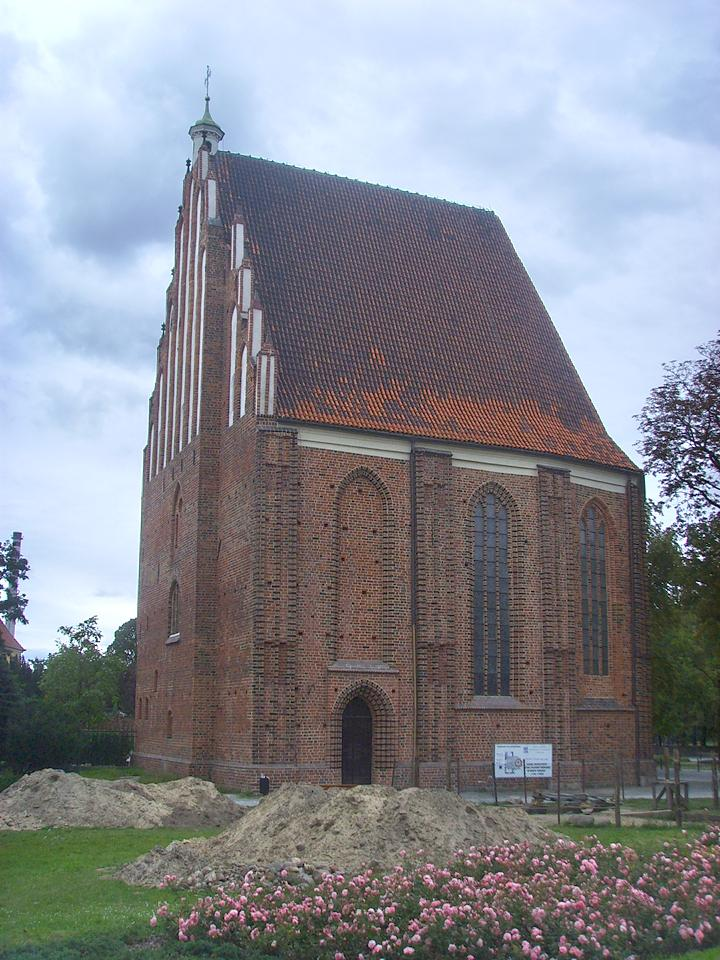
%> input picture results_01.jpg, 720 x 960 px
$ octave run_me.m   (GNU Octave 9; MATLAB toolbox functions it lacks are replaced by stand-ins)
%> lines starting %> are read from the running program, lines starting %| are printed output that depends on the picture; in (x1, y1, x2, y2) boxes, pixels count from 0 and x2, y2 are one past the last pixel; in counts of white or black regions, pixels touching at a corner belong together; the program's own positions count from 1
### findInitialControlPoints.m
function [ CX,CY ] = findInitialControlPoints( X,Y,edges,maxCPspace )

maxSpacing = min(maxCPspace,floor(numel(X)/8)); minSpacing = floor(maxSpacing*.6);

%% Find points with high curvature
% compute local curvature
curvature = zeros(numel(X)-4,1);
for i=11:numel(X)-10
    b1 = (X(i-2)/12)+(X(i-1)/6)-(X(i)/2)+(X(i+1)/6)+(X(i+2)/12);
    b2 = (Y(i-2)/12)+(Y(i-1)/6)-(Y(i)/2)+(Y(i+1)/6)+(Y(i+2)/12);
    c1 = ((X(i+1)-X(i-1))/3)+((X(i+2)-X(i-2))/12);
    c2 = ((Y(i+1)-Y(i-1))/3)+((Y(i+2)-Y(i-2))/12);
    curvature(i-2) = abs(2*((c1*b2-c2*b1)/(c1^2+c2^2)^1.5));
end

% displacement
displ = zeros(numel(X)-4,2);
for i=11:numel(X)-10
    displ(i-2,:) = [(X(i-2)/36)+(2*X(i-1)/9)-(X(i)/2)+(2*X(i+1)/9)+(X(i+2)/36)...
        (Y(i-2)/36)+(2*Y(i-1)/9)-(Y(i)/2)+(2*Y(i+1)/9)+(Y(i+2)/36)];
end

t = false(numel(X),1);
t(3:numel(X)-2) = sqrt(displ(:,1).^2+displ(:,2).^2)>=1.5 | curvature>=.8; %| ...

%% for a high-curvature point, find the point with the highest curvature in
% its neighbourhood, fill uniformly if curvature is low
CX = []; CY = [];
trials = [X(t) Y(t)];
curvs = curvature(t(3:numel(X)-2));

tp = [X(1) Y(1)];
if numel(X) > 50
    counter1 = 10; limit = 10;
else
    counter1 = 1; limit = 0;
end
while counter1 <= numel(X)-limit
    point = [X(counter1) Y(counter1)];
    if ~isempty(trials) && ismember(point,trials(1,:),'rows')
        tmp = trials(1,:);
        counter2 = 2;
        while counter2 <= size(trials,1)
            if pdist([trials(1,:);trials(counter2,:)]) <= maxSpacing
                tmp(end+1,:) = trials(counter2,:);
                counter2 = counter2 + 1;
            else
                break;
            end
        end
        [~,M] = max(curvs(1:counter2-1));
        if ~isempty(CX) && pdist([trials(M,:);CX(end) CY(end)]) < minSpacing
            CX(end) = []; CY(end) = [];
        end
        CX(end+1) = trials(M,1); CY(end+1) = trials(M,2);
        [~,counter1] = ismember(trials(M,:),[X Y],'rows');
        tp = trials(M,:);
        trials(1:counter2-1,:) = [];
        curvs(1:counter2-1,:) = [];
    elseif pdist([tp;point]) > maxSpacing
        CX(end+1) = point(1); CY(end+1) = point(2);
        tp = [point(1) point(2)];
    end
    counter1 = counter1 + 1;
end

end

### find_normal_directions.m
function CP_normal = find_normal_directions(L,CP,seg,edges,orination_block_size,n_edges)
% find the normals control point  diraction is to the area with higher L val

%% avarage Luminance depends of segemtation area { L(n+1) is the background }
avgL=zeros(n_edges+1,1);
for i=1:n_edges+1
    avgL(i)=mean(L(seg==i-1));
end

Orientations = skeletonOrientation(edges,orination_block_size);
Onormal = Orientations+90;
CP_normal=cell(n_edges,1);
for  i=1:n_edges
    linearidx = sub2ind(size(Onormal),CP{i,2},CP{i,1});
    normal_direction=Onormal(linearidx);
    % change direction by 180 if from high to low
    linearidx = sub2ind(size(Onormal),CP{i,2}+ceil(10*sind(-normal_direction)),...
        CP{i,1}+ceil(10*cosd(-normal_direction)));
    label_1 = seg(linearidx)+1;
    linearidx = sub2ind(size(Onormal),CP{i,2}-ceil(10*sind(-normal_direction)),...
        CP{i,1}-ceil(10*cosd(-normal_direction)));
    label_2 = seg(linearidx)+1;
    normal_direction(avgL(label_1)<avgL(label_2))  = normal_direction(avgL(label_1)<avgL(label_2))+180;
    CP_normal{i} = normal_direction;
end

### skeletonOrientation.m
function [Orientations] = skeletonOrientation(skel,blksz)
% SKELETONORIENTATION Calculate the local orientation of a skeleton
%
%Inputs:
%  skel:  MxN binary skeleton image.
%
%  blksz: Size of block to look around for local orientation
%         Both elements must be odd and greater than or equal to three
%         blksz can be a 1x2 vector meaning [row x col] block size or 1x1
%               for square block
%         optional, defaults to [5 5]
%
%Outputs:
%  Orientation: image that is the size of skel with zeros outside of skel
%               and orientations elsewhere
%
%

%
% Copyright 2013 The MathWorks, Inc.
% SCd 9/25/2013
%

    %Error checking:
    assert(nargin==1||nargin==2,'One or two inputs expected');
    assert(islogical(skel),'skel should be logical');
    assert(ismatrix(skel),'skel should be a matrix');
    sz = size(skel);
    assert(isequal(sz,size(skel)),'Sizes of M and C expected to be equal');

    %Handling blksz
    if nargin == 1
        %Default
        blksz = [5 5];
    else
        %assertions
        assert(all(blksz>=3),'blksz elements must be greater than or equal to three');
        assert(all(mod(blksz,2)==1),'blksz elements expected to be odd');
        if isscalar(blksz)
            blksz = blksz([1,1]);
        else
            assert(isequal(size(blksz),[1 2]),'blksz is expected to be a variable of size [1x1] or [1x2]');
        end
    end

    %Find the skeleton pixels' index
    [row,col] = find(skel);
    npts      = numel(row);

    %Pad the array and offset the rows/cols so every local block fits
    padAmount = floor(blksz./2); %distance from center to edge of block
    skelPad   = padarray(skel,padAmount); %We need to pad so that image boundary pixels are contained in a block

    %Preallocate Orientations
    Orientations = zeros(sz);

    %Some parameters
    %-Bottom of block will be the same as center before pad
    %-Top will be bottom + block size - 1 (inclusive
    rowHigh = row+blksz(1)-1;
    colHigh = col+blksz(2)-1;
    center  = padAmount+1; %Center of small block

    %Now the engine, we will loop over the image, create each local block
    %of pixels that are touching the index of interest. Do a connected
    %components analysis, remove pixels not connected to the center pixel
    %and then calculate orientation.

    %Start the engine!
    for ii = 1:npts;
        %Extract small block
        block = skelPad(row(ii):rowHigh(ii),col(ii):colHigh(ii));

        %Label and calculate orientation
        Label = bwlabel(block);
        center_label = Label==Label(center(1),center(2)); %only label of center pixel
        rp    = regionprops(center_label,'Orientation');

        %Set orientation of the center pixel equal to the calculated one
        Orientations(row(ii),col(ii)) = rp.Orientation;
    end

end

### run_me.m
 close all
clear all

orgim=imread('results_01.jpg');
%> orgim is the input picture: size 960x720x3 uint8; mean R, G, B 135.2, 137.5, 145
[img_hight,img_width ] =size(orgim,1:2);
%> img_hight = 960; img_width = 720
BW1=imread('BWimg1.jpg')>128;
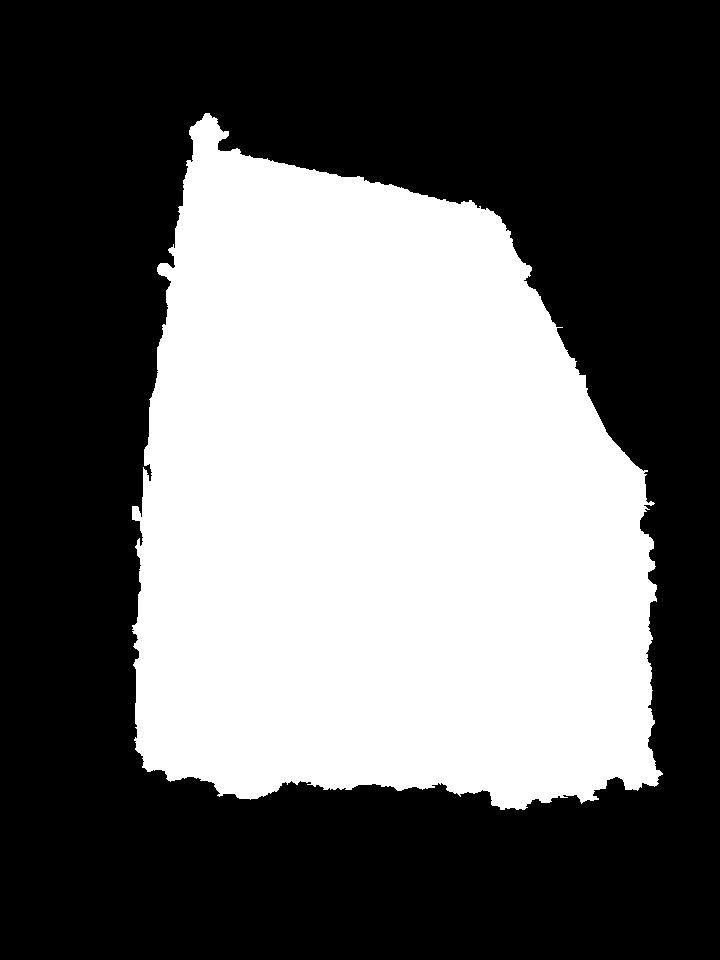
%> input picture BWimg1.jpg, 720 x 960 px
%> BW1: size 960x720 logical; 40.5% white; 1 white region, box (x1, y1, x2, y2) and area: (132, 113, 663, 810) 279997

% load('BW1')
im = double(orgim);

%% initial param
max_enhencment_length=50; %50
lambda=log(1+15); %log scale  1.2
sigma=1;%cornsweet 1
maxCPspace=1; % was 3
percent=0.5; %the percent of the maximum cornsweent effect depends on the max luminance around the CP 0.13
orination_block_size = 21; % 99

%% initail calculations
LAB_orig=rgb2lab(im);
%> LAB_orig: size 960x720x3 double; mean of channels 1, 2, 3 5602.1, 112, -295.4
LAB_new=LAB_orig;
log_L=log10(LAB_new(:,:,1)+1);
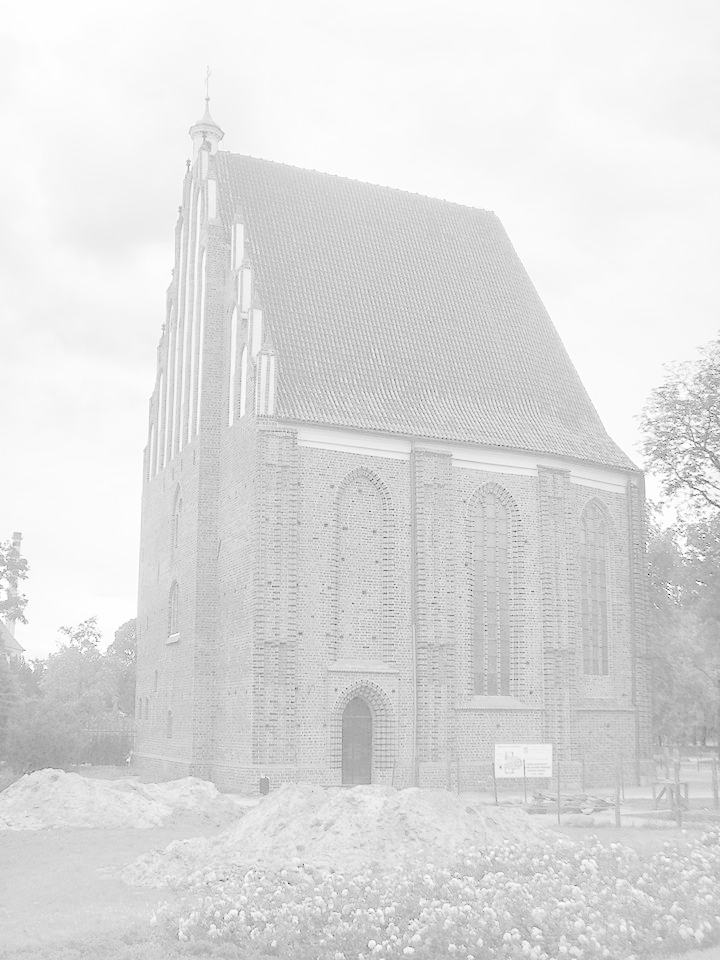
%> log_L: size 960x720 double; min 1.99, max 3.97, mean 3.71; drawn with min black and max white

seg=bwlabel(BW1);

%% find edges from seg map
edges=edge(BW1,'canny',0.3);
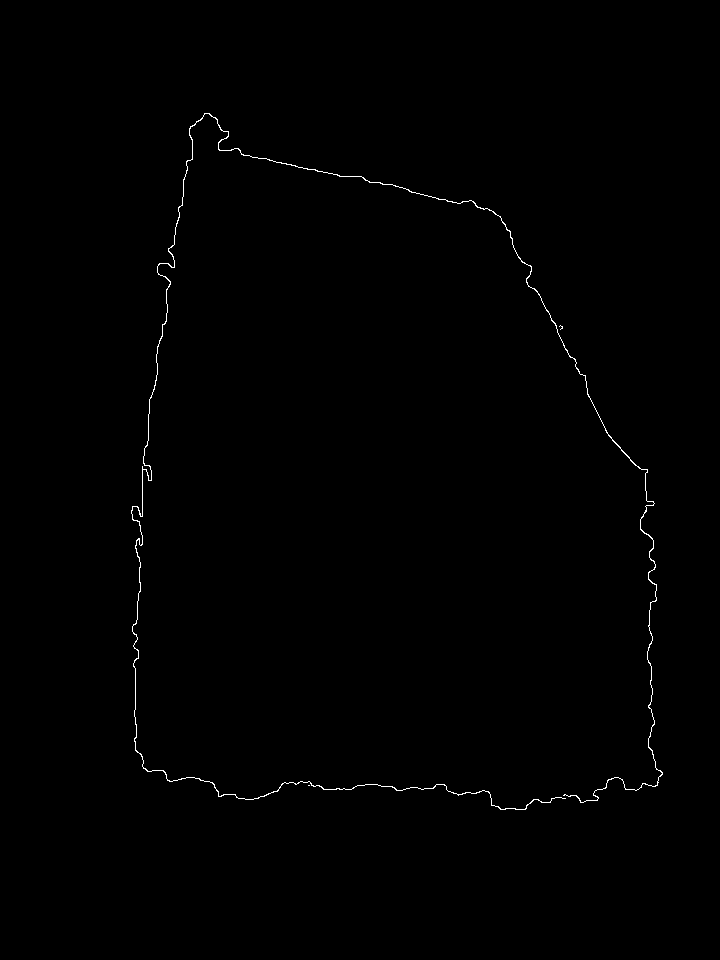
%> edges: size 960x720 logical; 0.39% white in thin lines or dots, all inside (x1, y1, x2, y2) = (131, 113, 663, 810)
nedges=bwlabel(edges);
%> nedges: size 960x720 double; 4 distinct labels, from 0 to 3
n_edges=max(nedges(:));
%> n_edges = 3
for i_edge=1:n_edges
    if sum(nedges(:)==i_edge)<50
        nedges(nedges==i_edge) = 0;
    end
end
%> this loop made 3 passes
n_edges=max(nedges(:));
%> n_edges = 1
CP=cell(n_edges,2); % X Y
%> CP = {[], []}
for  i_edge=1:n_edges
    [cur_y, cur_x]=find(nedges==i_edge);
    [CP{i_edge,1}, CP{i_edge,2}] = findInitialControlPoints( cur_x,cur_y,edges,maxCPspace );
end
%> this loop made 1 pass
%> (maxSpacing in findInitialControlPoints, minSpacing in findInitialControlPoints, limit in findInitialControlPoints) on pass 1: (1, 0, 10)
%> after the loop, CP = 2 items


%% find the normals control point  diraction is to the area with higher L val
CP_normal = find_normal_directions(log_L,CP,seg,edges,orination_block_size,n_edges);
%> the loop in find_normal_directions, `for i=1:n_edges+1` made 2 passes
%> after the loop in find_normal_directions, `for i=1:n_edges+1`: avgL = [3.79; 3.6]
%> in skeletonOrientation, `[row,col] = find(skel);`: row = 2693 values from 114 to 810; col = 2693 values from 132 to 663
%> in skeletonOrientation, `npts      = numel(row);`: npts = 2693
%> in skeletonOrientation, `skelPad   = padarray(skel,padAmount);`:
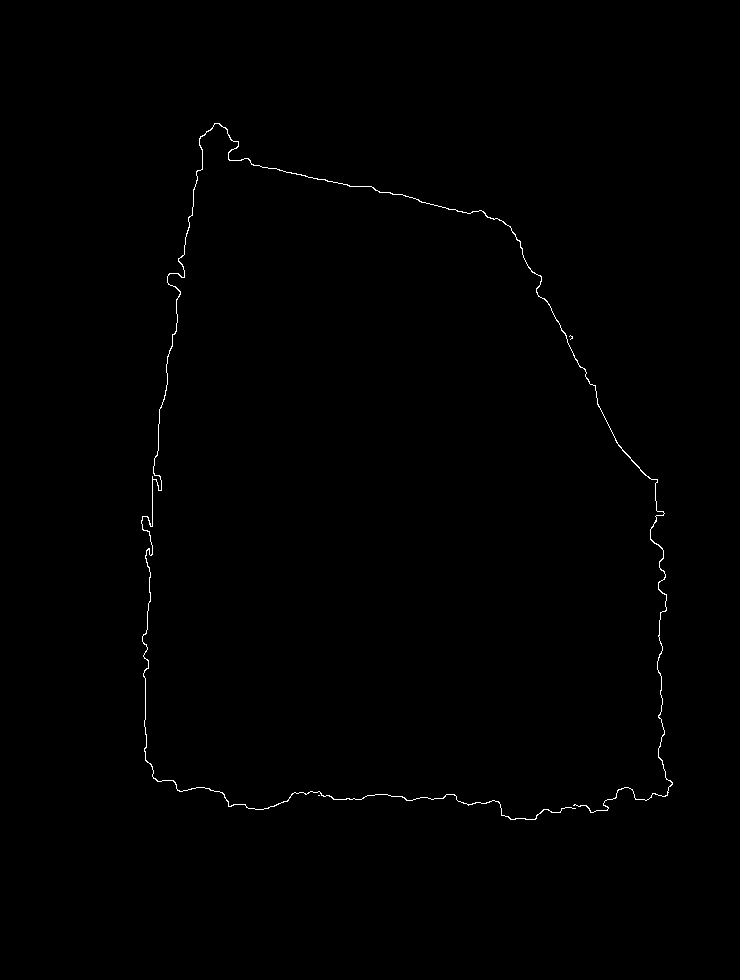
%> skelPad: size 980x740 logical; 0.37% white in thin lines or dots, all inside (x1, y1, x2, y2) = (141, 123, 673, 820)
%> in skeletonOrientation, `rowHigh = row+blksz(1)-1;`: rowHigh = 2693 values, max 830 at index 1717, min 134 at index 951, mean 522.6
%> in skeletonOrientation, `colHigh = col+blksz(2)-1;`: colHigh = 2693 values from 152 to 683
%> the loop in skeletonOrientation, `for ii = 1:npts;` made 2693 passes
%> rp on passes 1 to 3: {Orientation 88.94}, {Orientation -84.97}, {Orientation -83.01}
%> pass 1, in skeletonOrientation, `block = skelPad(row(ii):rowHigh(ii),col(ii):colHigh(ii));`:
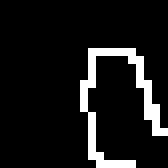
%> block: size 21x21 logical (shown 8 times larger); 9.3% white in thin lines or dots, all inside (x1, y1, x2, y2) = (10, 6, 21, 21)
%> after the loop in skeletonOrientation, `for ii = 1:npts;`:
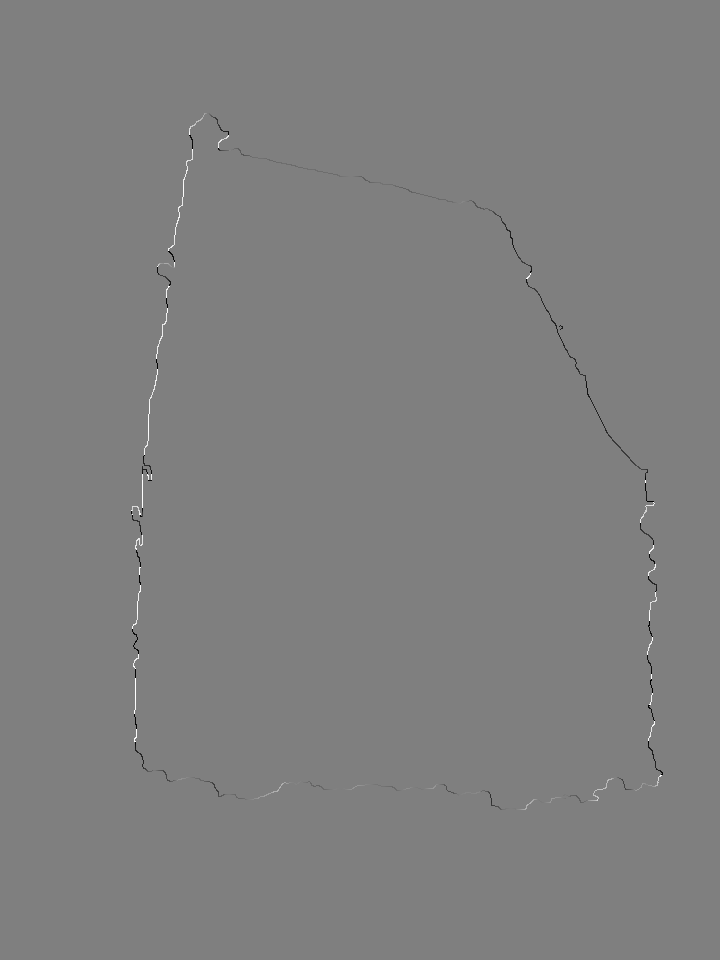
%> Orientations: size 960x720 double; min -89.91, max 90, mean 0; drawn with min black and max white
%> in find_normal_directions, `Onormal = Orientations+90;`:
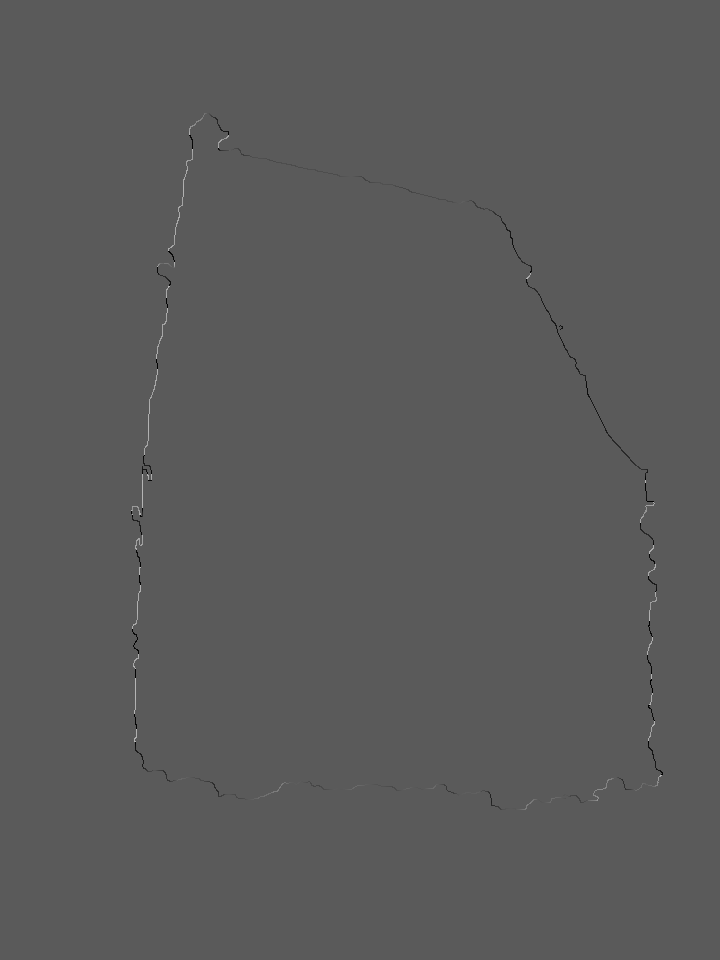
%> Onormal: size 960x720 double; min 0.0866, max 180, mean 90
%> in find_normal_directions, `CP_normal=cell(n_edges,1);`: CP_normal = {[]}
%> the loop in find_normal_directions, `for  i=1:n_edges` made 1 pass
%> after the loop in find_normal_directions, `for  i=1:n_edges`: CP_normal = 1 item; normal_direction = 1813 values, max 359.6 at index 1636, min 0.71 at index 1574, mean 170.9
%> CP_normal = 1 item
%% for each CP find the enhencment extent acording to end conditions
CP_end_pos=cell(n_edges,2);
%> CP_end_pos = {[], []}
CP_end_neg=cell(n_edges,2);
%> CP_end_neg = {[], []}
CP_end_pos2=cell(n_edges,2);
%> CP_end_pos2 = {[], []}
CP_end_neg2=cell(n_edges,2);
%> CP_end_neg2 = {[], []}

%> (the run ends here)
